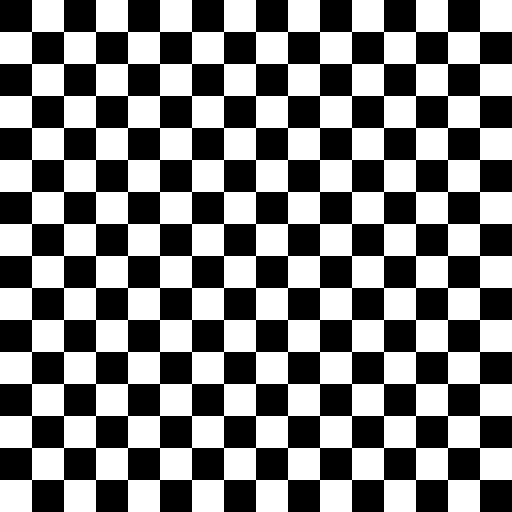
#> input picture 2016BEC053_Dikshant Wavhule/images/checkerboard_new.jpg, 512 x 512 px, found by its file name
$ python robert.py
#> lines starting #> are read from the running program, lines starting #| are printed output that depends on the picture; after the words box and inside, x2 and y2 are one past the last pixel; in counts of white or black regions, pixels touching at a corner belong together; long printed decimals are rounded
# -*- coding: utf-8 -*-
"""
Created on Wed Nov 13 21:43:03 2019

@author: Admin
"""

import cv2
from matplotlib import pyplot as plt
import numpy as np
imgg = cv2.imread(r'D:\Btech practicals\DIP\checkerboard_new.jpg')
#> imgg is the input picture: shape (512, 512, 3); 50% white; 1 white region, box (x1, y1, x2, y2) and area: (0, 0, 512, 512) 131072
img = imgg[:,:,0]
mask_1 = np.array([[-1,0],[0,1]])
mask_2 = np.array([[0,1],[-1,0]])
blankimg = np.zeros([512,512])
for i in range(512):
    for j in range(512):
        mull = img[i:i+2,j:j+2]*mask_1
        blankimg[i][j] = np.sum(mull)
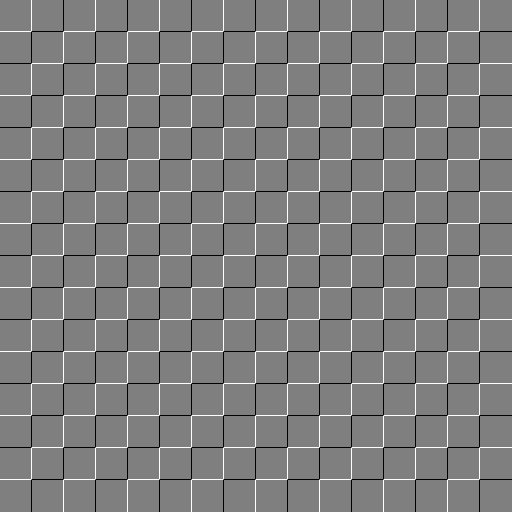
#> blankimg: shape (512, 512) float64; min -255, max 255, mean 0; drawn with min black and max white
plt.subplot(221)
plt.imshow(img,cmap='gray')
plt.title('Original Image')
plt.subplot(222)
plt.imshow(blankimg,cmap = 'gray')
plt.title('roberts X')
GX = np.zeros([512,512])
GX = blankimg
blankimg = np.zeros([512,512])
for i in range(512):
    for j in range(512):
        mull = img[i:i+2,j:j+2]*mask_2
        blankimg[i][j] = np.sum(mull)
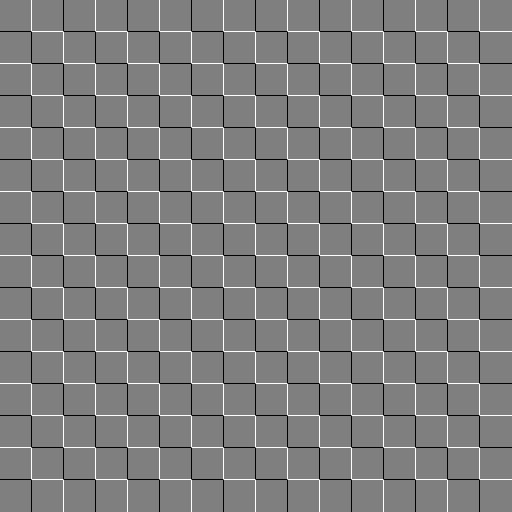
#> blankimg: shape (512, 512) float64; min -255, max 255, mean 0; drawn with min black and max white
plt.subplot(223)
plt.imshow(blankimg,cmap = 'gray')
plt.title('roberts Y')
GY = np.zeros([512,512])
GY = blankimg
G = (GX**2+GY**2)**0.5
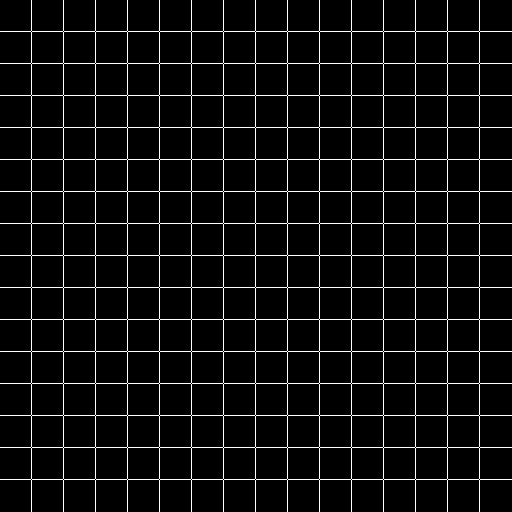
#> G: shape (512, 512) float64; values 0 (black) and 360.6 (white), 5.7% white in thin lines or dots
plt.subplot(224)
plt.imshow(G,cmap='gray')
plt.title('G = (Gx^2+Gy^2)^0.5')
psnr = 10*np.log10((255*255)/(1/(512*512)*np.sum(blankimg-imgg[:,:,0])*np.sum(blankimg-imgg[:,:,0])))
#> psnr = -48.16
print("psnr = ",psnr)
#| psnr =  -48.165
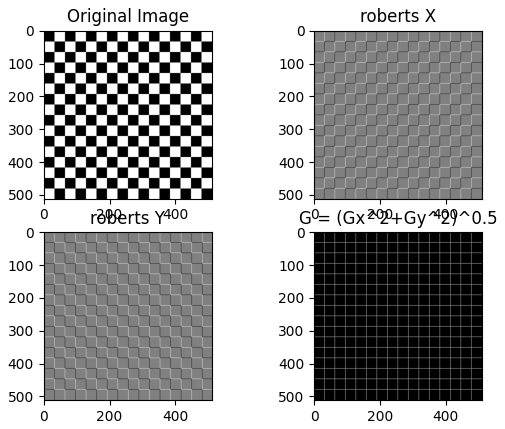
#> figure drawn by matplotlib, 4 panels
